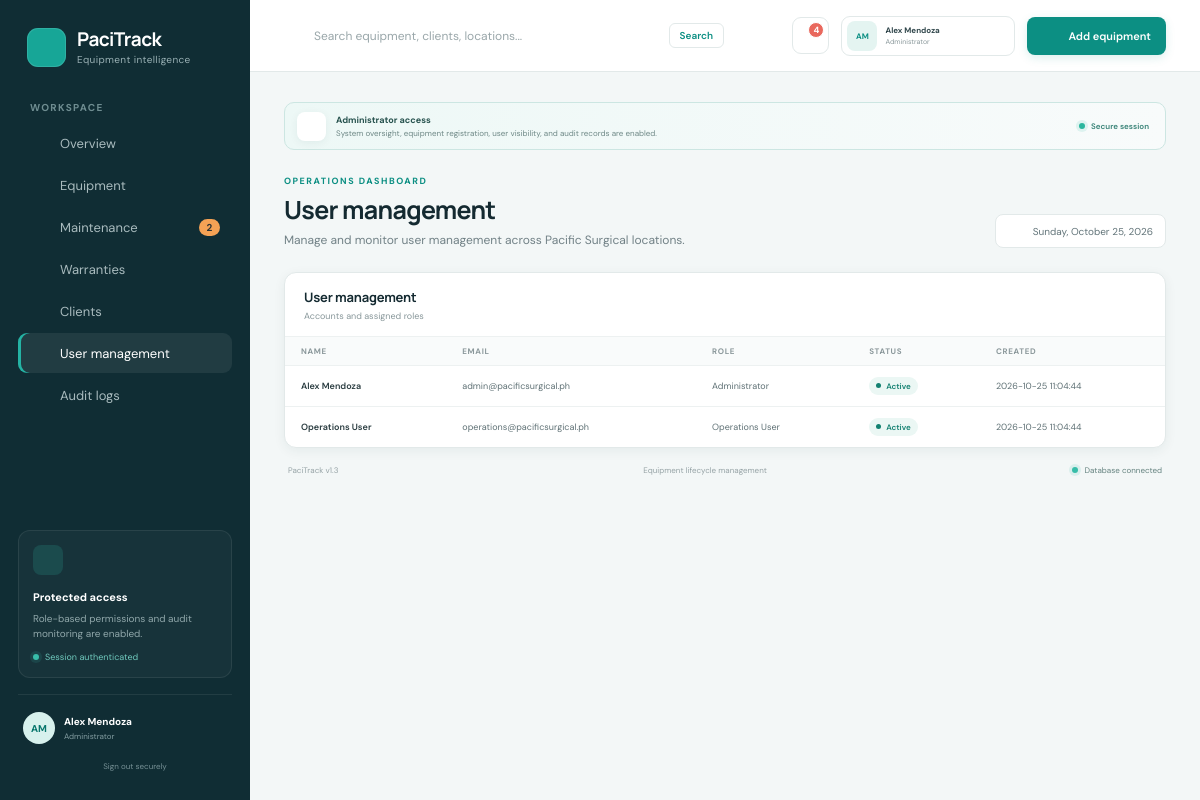
The app's page /index.php?page=users (signed in) with its own data.
### tables this page shows
CREATE TABLE IF NOT EXISTS users (
  id INT UNSIGNED AUTO_INCREMENT PRIMARY KEY,
  full_name VARCHAR(120) NOT NULL,
  email VARCHAR(190) NOT NULL UNIQUE,
  password_hash VARCHAR(255) NOT NULL,
  role ENUM('Administrator','Operations User') NOT NULL DEFAULT 'Operations User',
  is_active TINYINT(1) NOT NULL DEFAULT 1,
  created_at TIMESTAMP NOT NULL DEFAULT CURRENT_TIMESTAMP
);

### queries.php (called while the page is built, shortened)
<?php
function get_users(PDO $pdo): array {
    return $pdo->query(
        'SELECT id, full_name, email, role, is_active, created_at
         FROM users ORDER BY id'
    )->fetchAll();
}

### pages/users.php (the view)
<?php $userRows = get_users($pdo); ?>
<section class="panel table-panel">
    <div class="panel-head">
        <div><h2>User management</h2><p>Accounts and assigned roles</p></div>
    </div>
    <div class="table-scroll">
        <table>
            <thead>
                <tr><th>Name</th><th>Email</th><th>Role</th><th>Status</th><th>Created</th></tr>
            </thead>
            <tbody>
            <?php foreach ($userRows as $u): ?>
                <tr>
                    <td><strong><?= h($u['full_name']) ?></strong></td>
                    <td><?= h($u['email']) ?></td>
                    <td><?= h($u['role']) ?></td>
                    <td><span class="status <?= $u['is_active'] ? 'in-service' : 'retired' ?>"><i></i><?= $u['is_active'] ? 'Active' : 'Disabled' ?></span></td>
                    <td><?= h($u['created_at']) ?></td>
                </tr>
            <?php endforeach; ?>
            </tbody>
        </table>
    </div>
</section>

### style.css (style rules this page uses)
:root { font-family: 'DM Sans', sans-serif; color: #142a31; background: #f3f7f7; font-synthesis: none; --navy: #102d34; --teal: #0c8f83; --teal-dark: #08766d; --ink: #142a31; --muted: #718186; --line: #e2e9e9; --surface: #ffffff; }
* { box-sizing: border-box; }
body { margin: 0; min-width: 320px; min-height: 100vh; background: #f3f7f7; }
.panel { background: var(--surface); border: 1px solid var(--line); border-radius: 12px; box-shadow: 0 3px 12px #143c4010; }
.panel-head { padding: 17px 19px 14px; display: flex; align-items: center; justify-content: space-between; border-bottom: 1px solid #edf1f1; gap: 10px; flex-wrap: wrap; }
.panel-head h2 { font: 700 13px/1.2 Manrope, sans-serif; margin: 0; letter-spacing: -.2px; }
.panel-head p { color: #88979a; margin: 4px 0 0; font-size: 9px; }
.table-panel { overflow: hidden; margin-top: 14px; }
.table-scroll { overflow-x: auto; }
table { width: 100%; border-collapse: collapse; min-width: 850px; }
th { text-align: left; color: #8b989b; font-size: 8px; text-transform: uppercase; letter-spacing: .65px; background: #f9fbfb; padding: 9px 16px; font-weight: 700; }
td { border-top: 1px solid #edf1f1; padding: 11px 16px; color: #5f7175; font-size: 9px; vertical-align: middle; }
td strong, td small { display: block; }
td strong { color: #2a3c40; font-size: 9px; font-weight: 600; }
.status { display: inline-flex; align-items: center; gap: 5px; border-radius: 10px; padding: 4px 7px; background: #ebf7f4; color: #138171; font-size: 8px; font-weight: 600; white-space: nowrap; }
.status i { width: 5px; height: 5px; border-radius: 50%; background: currentColor; }
.status.in-service { background: #ebf7f4; color: #138171; }

### records on screen
users: full_name "Alex Mendoza", email "admin@pacificsurgical.ph", role "Administrator", is_active "Active", created_at "2026-10-25 11:04:44"
users: full_name "Operations User", email "operations@pacificsurgical.ph", role "Operations User", is_active "Active", created_at "2026-10-25 11:04:44"

### other values on screen
$config['app']['name'] "PaciTrack"
$config['app']['tagline'] "Equipment intelligence"
$meta[1] "Overview"
$meta[1] "Equipment"
$meta[1] "Maintenance"
$meta[1] "Warranties"
$meta[1] "Clients"
$meta[1] "User management"
$meta[1] "Audit logs"
$initials "AM"
$currentUser['name'] "Alex Mendoza"
$currentUser['role'] "Administrator"
$alertCount "4"
$pageHeading "User management"
$pageSubhead "Manage and monitor user management across Pacific Surgical locations."
